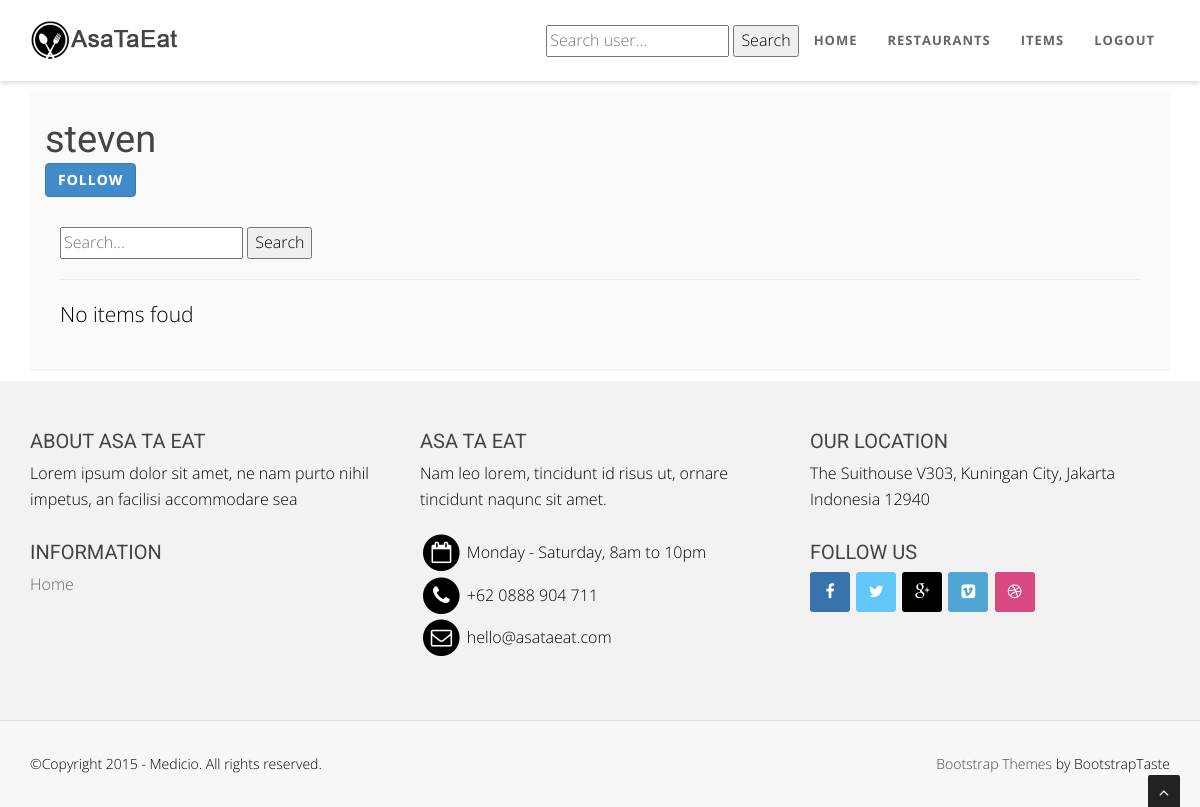
Page /u/steven/ (signed in) on the earlier database version.
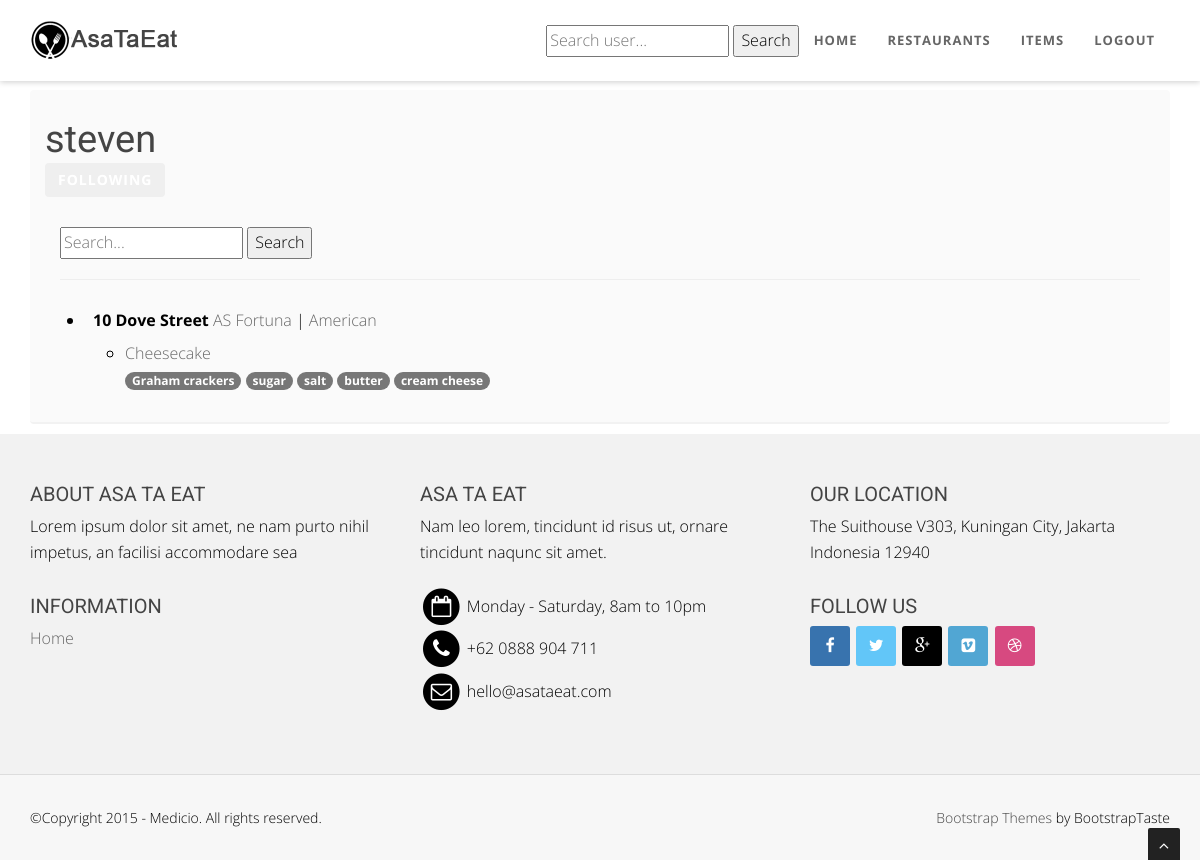
Same page on the later database version.
### restaurants/models.py (models this page shows, shortened)
class RestaurantLocation(models.Model):
    owner       = models.ForeignKey(User)
    name        = models.CharField(max_length=120)
    location    = models.CharField(max_length=120, null=True, blank=True)
    category    = models.CharField(max_length=120, null=True, blank=False)
    timestamp   = models.DateTimeField(auto_now_add=True)
    updated     = models.DateTimeField(auto_now=True)
    slug        = models.SlugField(null=True, blank=True)
    objects = RestaurantLocationManager()

### menus/models.py (models this page shows, shortened)
class Item(models.Model):
    user        = models.ForeignKey(settings.AUTH_USER_MODEL)
    restaurant  = models.ForeignKey(RestaurantLocation)
    name        = models.CharField(max_length=120)
    contents    = models.TextField(help_text = 'Separate each item by comma')
    excludes    = models.TextField(blank=True, null=True, help_text = 'Separate each item by comma')
    public      = models.BooleanField(default=True)
    timestamp   = models.DateTimeField(auto_now_add=True)
    updated     = models.DateTimeField(auto_now=True)
    class Meta:
        ordering = ['-updated', '-timestamp']
    def get_contents(self):
        return self.contents.split(",")

### profiles/views.py (the view)
# urls.py: url(r'^(?P<username>[\w-]+)/$', ProfileDetailview.as_view(), name ='profile')
class ProfileDetailview(DetailView):
    template_name = 'profiles/user.html'
    def get_object(self):
        username = self.kwargs.get("username")
        if username is None:
            raise Http404
        return get_object_or_404(User, username__iexact=username, is_active=True)
    def get_context_data(self, *args, **kwargs):
        context = super(ProfileDetailview, self).get_context_data(*args, **kwargs)
        user = context['user']
        is_following = False
        if user.profile in self.request.user.is_following.all():
            is_following = True
        context['is_following'] = is_following
        query = self.request.GET.get('query')
        item_exists = Item.objects.filter(user=user).exists()
        qs = RestaurantLocation.objects.filter(owner=user).search(query)
        if item_exists and qs.exists:
            context['locations'] = qs
        return context

### restaurants/models.py (called while the page is built, shortened)
    def search(self, query):
        return self

    def get_queryset(self):
        return RestaurantLocationQuerySet(self.model, using=self._db)

### profiles/templates/profiles/user.html (shortened to what this page needs)
{% extends "base.html" %}
{% block content %}
<section id="callaction" class="home-section paddingtop-90 paddingbot-10">
        <div class="container">
             <div class="row">
                 <div class="col-md-12">
                     <div class="callaction bg-gray">
                        <div class="row">
                            <h1>
                                {{ user.username }}
                                {% include 'profiles/snippets/follow_form.html' with username=user is_following=is_following %}
                            </h1>
                        </div>
                        <div class="row">
                            <div class="col-md-12" style="margin-bottom:10px">
                                <form class="form" method="GET" action="/u/{{ user.username }}">
                                    <input type="text" name="query" placeholder="Search..." value="{{ request.GET.query }}">
                                    <button class"btn btn-default" type="submit">Search</button>
                                </form>
                            </div>
                         </div>
                         <hr>
                        {% if locations %}
                        <div class="row">
                            <ul>
                                {% for rest in locations %}
                                    <li>
                                        <p style="padding: 4px; margin: 4px">
                                            <b>{{ rest.name }}</b>
                                            <a href="{{ request.path }}?query={{ rest.location }}">{{ rest.location }}</a> |
                                            <a href="{{ request.path }}?query={{ rest.category }}">{{ rest.category }}</a>
                                        </p>
                                        <ul>
                                            {% for item in rest.item_set.all %}
                                                <li>
                                                    <a href="{{ request.path }}?query={{ item.name }}">{{ item.name }}</a>
                                                    <br>
                                                    {% for ing in item.get_contents %}
                                                        <span class="badge badge-default">{{ ing }}</span>
                                                    {% endfor %}
                                                </li>
                                            {% endfor %}
                                        </ul>
                                    </li>
                                {% endfor %}
                            </ul>
                        </div>
                        {% else %}
                        <p class="lead">No items foud</p>
                        {% endif %}
                     </div>
                 </div>
             </div>
         </div>
 </section
{% endblock content %}

Differences in the rows shown:
added RestaurantLocation: name "10 Dove Street", location "AS Fortuna", category "American"
added Item: name "Cheesecake", get_contents "Graham crackers" "sugar" "salt" "butter" "cream cheese"
Other differences:
text no longer shown: "FOLLOW No items foud"
